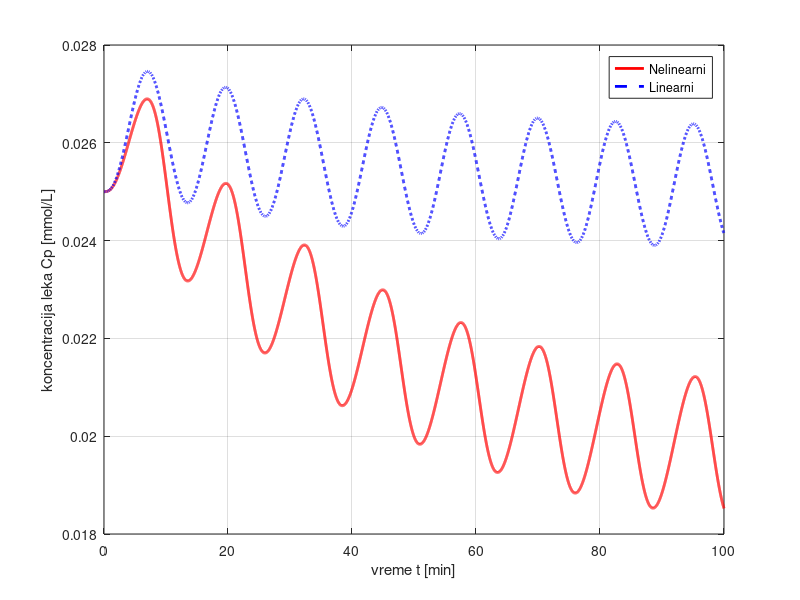

Recreate this plot in MATLAB.
pkg load control

% parametri (uzete su srednje vrednosti za parametre koji su dati u opsezima)
ka = 1;
ke = 0.025;
V = 80;
k = 1;
alfa = 5;

% MRT
Cp0 = 0.025;
Ad0 = (ke * Cp0 * V)/ka;
u0 = (ke * Cp0 * V)/(k - (alfa * ke * Cp0 * V));

% nelinearni model
function dx = sistem(t, x, ka, ke, V, k, alfa, u)
  dx = zeros(2,1);
  Ad = x(1);
  Cp = x(2);
  dx(1) = (-ka * Ad) + (k * u)/(1 + (alfa * u));
  dx(2) = (ka * Ad)/V - (ke * Cp);
end

% plotovanje nelinearnog modela
t = 0:0.01:100;

%!!!
% parametri sinusne perturbacije
amplituda = 0.1;  % amplituda (menja se pri testiranju)
omega = 0.5;      % frekvencija

% definicija ulaza kao funkcije vremena
u_funkcija = @(t) u0 + amplituda*sin(omega*t);
x0 = [Ad0; Cp0];	% krece se tacno iz MRT (bez const perturbacije)

f = @(t,x) sistem(t, x, ka, ke, V, k, alfa, u_funkcija(t));
[t, x] = ode45(f, t, x0);

figure;
plot(t, x(:,2), 'r', 'LineWidth', 2);
xlabel('vreme t [min]');
ylabel('koncentracija leka Cp [mmol/L]');
hold on;

% linearizovan model
A = [-ka, 0; ka/V, -ke];
B = [k/((1 + alfa * u0)^2); 0];
C = [0 1];
D = 0;

sys = ss(A, B, C, D);

%!!!
% devijacije
u_dev = amplituda*sin(omega*t);
x0_dev = [0; 0];          % jer se krece iz MRT

[y_lin, t_lin] = lsim(sys, u_dev, t, x0_dev);

Cp_lin = y_lin + Cp0;

plot(t_lin, Cp_lin, 'b--', 'LineWidth', 2);
legend('Nelinearni', 'Linearni');
grid on;
